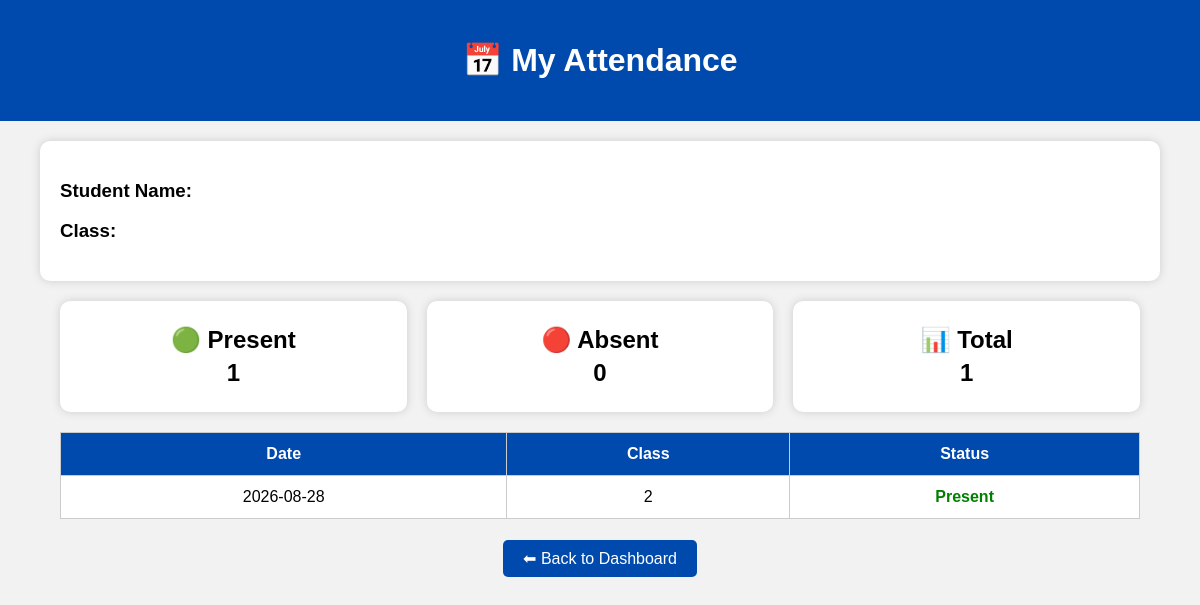
The page /student-attendance.php (signed in) on the database its author committed.
### tables this page shows
CREATE TABLE `attendance` (
  `id` int(11) NOT NULL,
  `student_id` int(11) NOT NULL,
  `student_name` varchar(100) NOT NULL,
  `class` varchar(20) NOT NULL,
  `attendance_date` date NOT NULL,
  `status` enum('Present','Absent') NOT NULL
);

### student-attendance.php (the view, shortened to what this page needs)
<?php
include "connection.php";
$student_id = $_SESSION['student_id'];
$present_query = mysqli_query($conn,
"SELECT COUNT(*) AS total
 FROM attendance
 WHERE student_id='$student_id'
 AND status='Present'"
);
$present_data = mysqli_fetch_assoc($present_query);
$present = $present_data['total'];
$absent_query = mysqli_query($conn,
"SELECT COUNT(*) AS total
 FROM attendance
 WHERE student_id='$student_id'
 AND status='Absent'"
);
$absent_data = mysqli_fetch_assoc($absent_query);
$absent = $absent_data['total'];
$result = mysqli_query($conn,
"SELECT *
 FROM attendance
 WHERE student_id='$student_id'
 ORDER BY attendance_date DESC"
);
?>
<!DOCTYPE html>
<html>
<head>
</head>
<body>
<div class="header">
<h1>📅 My Attendance</h1>
</div>
<div class="info">
<h3>
Student Name:
</h3>
<h3>
Class:
</h3>
</div>
<div class="cards">
<div class="card">
<h2>🟢 Present</h2>
<h2>
<?php echo $present; ?>
</h2>
</div>
<div class="card">
<h2>🔴 Absent</h2>
<h2>
<?php echo $absent; ?>
</h2>
</div>
<div class="card">
<h2>📊 Total</h2>
<h2>
<?php echo $present + $absent; ?>
</h2>
</div>
</div>
<table>
<tr>
<th>Date</th>
<th>Class</th>
<th>Status</th>
</tr>
<?php
if(mysqli_num_rows($result) > 0)
{
    while($row = mysqli_fetch_assoc($result))
    {
?>
<tr>
<td>
<?php echo $row['attendance_date']; ?>
</td>
<td>
<?php echo $row['class']; ?>
</td>
<td>
<?php
if($row['status'] == "Present")
{
    echo "<span class='present'>Present</span>";
}
else
{
    echo "<span class='absent'>Absent</span>";
}
?>
</td>
</tr>
<?php
    }
}
?>
</table>
<div class="back">
<a href="student-dashboard.php">
⬅ Back to Dashboard
</a>
</div>
</body>
</html>

### student-attendance.php (style rules this page uses)
body { font-family:Arial; background:#f2f2f2; margin:0; }
.header { background:#004aad; color:white; padding:20px; text-align:center; }
.info { width:90%; margin:20px auto; background:white; padding:20px; box-shadow:0 0 8px #ccc; border-radius:10px; }
.cards { width:90%; margin:20px auto; display:flex; gap:20px; }
.card { background:white; padding:20px; flex:1; text-align:center; border-radius:10px; box-shadow:0 0 8px #ccc; }
.card h2 { margin:5px; }
table { width:90%; margin:20px auto; border-collapse:collapse; background:white; }
th,td { border:1px solid #ccc; padding:12px; text-align:center; }
th { background:#004aad; color:white; }
.present { color:green; font-weight:bold; }
.back { text-align:center; margin:30px; }
.back a { background:#004aad; color:white; padding:10px 20px; text-decoration:none; border-radius:5px; }

### rows shown on the page
attendance: attendance_date "2026-08-28", class "2", status "Present"

### other values the page prints
$present "1"
$absent "0"
$present + $absent "1"
